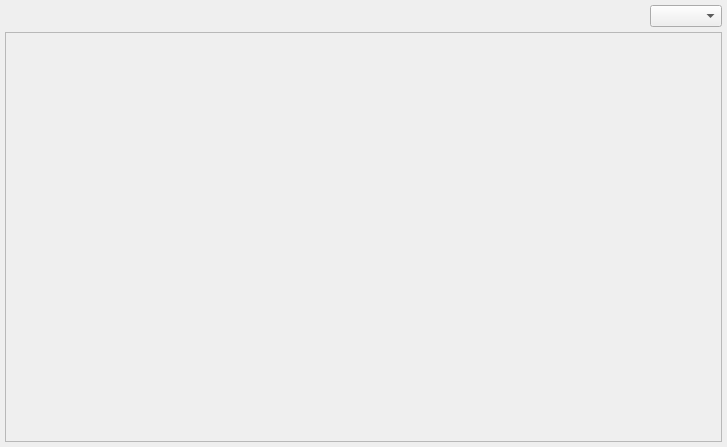
<?xml version="1.0" encoding="UTF-8"?>
<ui version="4.0">
 <class>TemplateDock</class>
 <widget class="QDockWidget" name="TemplateDock">
  <property name="geometry">
   <rect>
    <x>0</x>
    <y>0</y>
    <width>727</width>
    <height>447</height>
   </rect>
  </property>
  <property name="minimumSize">
   <size>
    <width>300</width>
    <height>404</height>
   </size>
  </property>
  <property name="acceptDrops">
   <bool>true</bool>
  </property>
  <property name="windowTitle">
   <string>Template</string>
  </property>
  <widget class="QWidget" name="dockWidgetContents">
   <layout class="QVBoxLayout" name="verticalLayout">
    <property name="spacing">
     <number>5</number>
    </property>
    <property name="leftMargin">
     <number>5</number>
    </property>
    <property name="topMargin">
     <number>5</number>
    </property>
    <property name="rightMargin">
     <number>5</number>
    </property>
    <property name="bottomMargin">
     <number>5</number>
    </property>
    <item>
     <layout class="QHBoxLayout" name="horizontalLayout">
      <item>
       <spacer name="horizontalSpacer">
        <property name="orientation">
         <enum>Qt::Horizontal</enum>
        </property>
        <property name="sizeHint" stdset="0">
         <size>
          <width>40</width>
          <height>20</height>
         </size>
        </property>
       </spacer>
      </item>
      <item>
       <widget class="QComboBox" name="comboBox"/>
      </item>
     </layout>
    </item>
    <item>
     <widget class="QScrollArea" name="scrollArea">
      <property name="contextMenuPolicy">
       <enum>Qt::CustomContextMenu</enum>
      </property>
      <property name="acceptDrops">
       <bool>true</bool>
      </property>
      <property name="widgetResizable">
       <bool>true</bool>
      </property>
      <widget class="QWidget" name="scrollAreaWidgetContents">
       <property name="geometry">
        <rect>
         <x>0</x>
         <y>0</y>
         <width>715</width>
         <height>377</height>
        </rect>
       </property>
       <property name="contextMenuPolicy">
        <enum>Qt::CustomContextMenu</enum>
       </property>
       <layout class="QVBoxLayout" name="verticalLayout_2">
        <property name="spacing">
         <number>5</number>
        </property>
        <property name="leftMargin">
         <number>0</number>
        </property>
        <property name="topMargin">
         <number>0</number>
        </property>
        <property name="rightMargin">
         <number>0</number>
        </property>
        <property name="bottomMargin">
         <number>0</number>
        </property>
       </layout>
      </widget>
     </widget>
    </item>
   </layout>
  </widget>
  <action name="actionAddToTimeline">
   <property name="text">
    <string>AddToTimeline</string>
   </property>
   <property name="toolTip">
    <string>Add To Timeline</string>
   </property>
  </action>
 </widget>
 <resources/>
 <connections/>
</ui>
